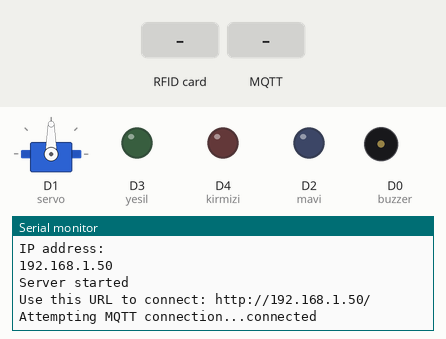
This sketch was run on a simulated ESP8266 (NodeMCU). Shown: servo, output pins drawn as LEDs (lit = HIGH), buzzer (waves = sounding, pin HIGH), the last lines printed to the serial monitor. The inputs (shaded band) are chosen by the test bench. WiFi joins after 1.5 s; servers stay silent unless stated; random numbers use the default seed unless the sketch sets one; no MQTT or app messages arrive unless stated.

Above: at 2.7 s.
2.8 s: RFID card A3 8C F7 09 held to the reader
At 3.7 s:
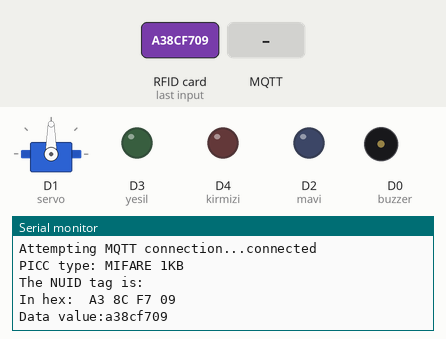
4.3 s: MQTT message "Alarm" arrives on the first subscribed topic
At 4.7 s:
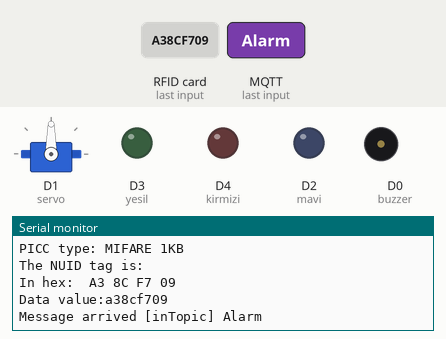
5.8 s: RFID card B3 25 14 97 held to the reader
At 7.0 s:
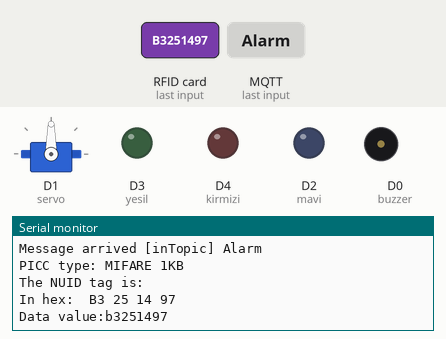
7.3 s: MQTT message "Servo" arrives on the first subscribed topic
At 8.0 s:
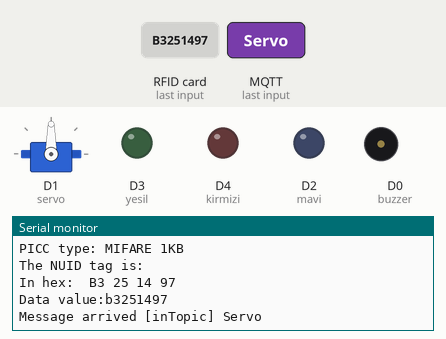
8.8 s: RFID card FF FF FF FF held to the reader
At 10.0 s:
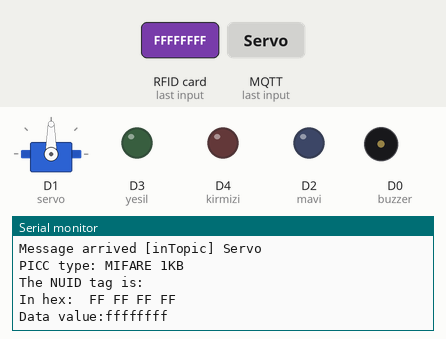
10.3 s: MQTT message "a38cf709" arrives on the first subscribed topic
At 11.3 s:
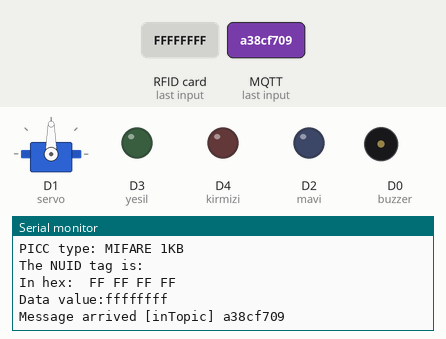

Measured:
- after the input at 2.8 s, the serial monitor: prints a new line at once (image 1)
- after the input at 4.3 s, the serial monitor: prints a new line at once (image 2)
- after the input at 5.8 s, the serial monitor: prints a new line at once (image 3)
- after the input at 7.3 s, the serial monitor: prints a new line at once (image 4)
- after the input at 8.8 s, the serial monitor: prints a new line at once (image 5)
- after the input at 10.3 s, the serial monitor: prints a new line at once (image 6)

The sketch:

mqtt_rfid_19.ino
```cpp
#include <ESP8266WiFi.h>
#include <PubSubClient.h>
//****************************
#include <SPI.h>
#include <MFRC522.h>
#include <Servo.h>
//*****************************
#define SS_PIN D8
#define RST_PIN D1
//****************************
const char* ssid = "MB11";
const char* password = "mustafa55";
const char* mqtt_server = "192.168.137.200";
//*********************************************
MFRC522 rfid(SS_PIN, RST_PIN);
MFRC522::MIFARE_Key key;
//*********************************************
WiFiClient espClient;
PubSubClient client(espClient);
//********************************************
byte nuidPICC[4];
unsigned long lastMsg = 0;
unsigned long lastMsg2= 0;
unsigned long lastMsg3= 0;
#define MSG_BUFFER_SIZE  (50)
char msg[MSG_BUFFER_SIZE];
//*******************************
char msg2[MSG_BUFFER_SIZE];
String data;
char Buf[50];
//****************************
int value = 0;
int value2 = 0;
int yesil=D3;
int mavi=D2;
int kirmizi=D4;
int buzzer=D0;
int sensor = 9;
bool alarm_durumu=true;
bool servo_durum=true;
int kapi_durumu=0;
//******************
Servo servo;
WiFiServer server(80);
//**************************
void printHex(byte *buffer, byte bufferSize)
{
  data.clear();
 for (byte i = 0; i < bufferSize; i++)
 {
   Serial.print(buffer[i] < 0x10 ? " 0" : " ");
   Serial.print(buffer[i], HEX);
   if(buffer[i] < 0x10)
   {
     data += String("0");
   }
   data += String(buffer[i], HEX);
 }
  Serial.print("\nData value:");
  Serial.println(data);
}
void setup_wifi()
{
  delay(10);
  // We start by connecting to a WiFi network
  Serial.println();
  Serial.print("Connecting to ");
  Serial.println(ssid);

  WiFi.mode(WIFI_STA);
  WiFi.begin(ssid, password);

  while (WiFi.status() != WL_CONNECTED)
  {
    delay(500);
    Serial.print(".");
  }

  randomSeed(micros());

  Serial.println("");
  Serial.println("WiFi connected");
  Serial.println("IP address: ");
  Serial.println(WiFi.localIP());
}

void callback(char* topic, byte* payload, unsigned int length)
{
  unsigned long now3 = millis();
  Serial.print("Message arrived [");
  Serial.print(topic);
  Serial.print("] ");
  for (int i = 0; i < length; i++)
  {
    Serial.print((char)payload[i]);
  }
  Serial.println();
  int hangisi=0;

  if((String)topic=="Alarm")
  {
    digitalWrite(yesil, LOW);
    digitalWrite(mavi, LOW);
    digitalWrite(kirmizi, LOW);
    if((char)payload[0]=='A')
    {
      alarm_durumu=true;
    }
    else if((char)payload[0]=='K')
    {
      alarm_durumu=false;
    }
    if((char)payload[0]=='1' && now3 - lastMsg3 > 2000 && alarm_durumu )
    {
        lastMsg3 = now3;
        digitalWrite(yesil, LOW);
        digitalWrite(buzzer, HIGH);
        delay(150);
        digitalWrite(yesil, HIGH);
        digitalWrite(buzzer, LOW);
        delay(100);
        digitalWrite(yesil, LOW);
        digitalWrite(buzzer, HIGH);
        delay(150);
        digitalWrite(yesil, HIGH);
        digitalWrite(buzzer, LOW);
        delay(100);
        digitalWrite(yesil, LOW);
        digitalWrite(buzzer, HIGH);
        delay(150);
        digitalWrite(yesil, HIGH);
        digitalWrite(buzzer, LOW);
        digitalWrite(yesil, LOW);
        delay(100);
    }
    if((char)payload[0]=='0'&& now3 - lastMsg3 > 2000 && alarm_durumu )
    {
      digitalWrite(kirmizi, HIGH);
      digitalWrite(buzzer, HIGH);
      delay(2000);
      digitalWrite(kirmizi, LOW);
      digitalWrite(buzzer, LOW);
    }
  }
  else if((String)topic=="Servo")
  {
    if((char)payload[0]=='A')
    {
      servo_durum=true;
    }
    else if((char)payload[0]=='K')
    {
      servo_durum=false;
    }
    if((char)payload[0]=='0' && servo_durum )
    {
      kapi_durumu=0;
      servo.write(0);
      client.publish("Servo2","0");
    }
    else if((char)payload[0]=='9'&& servo_durum )
    {
      servo.write(90);
      client.publish("Servo2","90");
      kapi_durumu=1;
    }
  }
}

void reconnect()
{
  // Loop until we're reconnected
  while (!client.connected())
  {
    Serial.print("Attempting MQTT connection...");
    // Create a random client ID
    String clientId = "ESP8266Client-";
    clientId += String(random(0xffff), HEX);
    // Attempt to connect
    if (client.connect(clientId.c_str()))
    {
      Serial.println("connected");
      // Once connected, publish an announcement...
      client.publish("outTopic","1");
      // ... and resubscribe
      client.subscribe("inTopic");
      client.subscribe("espLed");
      client.subscribe("rfid");
      client.subscribe("Alarm");
      client.subscribe("Servo");
    } else {
      Serial.print("failed, rc=");
      Serial.print(client.state());
      Serial.println(" try again in 5 seconds");
      // Wait 5 seconds before retrying
      delay(5000);
    }
  }
}

void setup()
{
  pinMode(sensor, INPUT);
  pinMode(BUILTIN_LED, OUTPUT);     // Initialize the BUILTIN_LED pin as an output
  pinMode(yesil, OUTPUT);
  pinMode(mavi, OUTPUT);
  pinMode(kirmizi, OUTPUT);
  pinMode(buzzer, OUTPUT);
//**************************
  digitalWrite(buzzer, LOW);
  digitalWrite(yesil, LOW);
  digitalWrite(mavi, LOW);
  digitalWrite(kirmizi, LOW);
//*****************************
  Serial.begin(115200);
//***************************
   delay(10);
   servo.attach(5);
   SPI.begin(); // Init SPI bus
   rfid.PCD_Init(); // Init MFRC522
   Serial.println();

//**************************************
  setup_wifi();
  client.setServer(mqtt_server, 1883);
  client.setCallback(callback);
  server.begin();
  Serial.println("Server started");

  // Print the IP address on serial monitor
  Serial.print("Use this URL to connect: ");
  Serial.print("http://");    //URL IP to be typed in mobile/desktop browser
  Serial.print(WiFi.localIP());
  Serial.println("/");
}

void loop()
{
    //****************************************

  unsigned long now2 = millis();
  if (!client.connected())
  {
    reconnect();
  }
  client.loop();

  unsigned long now = millis();
//************************************************
  if ( ! rfid.PICC_IsNewCardPresent())
   return;
 // Verify if the NUID has been readed
 if ( ! rfid.PICC_ReadCardSerial())
   return;

    Serial.print(F("PICC type: "));
    MFRC522::PICC_Type piccType = rfid.PICC_GetType(rfid.uid.sak);
    Serial.println(rfid.PICC_GetTypeName(piccType));
    Serial.println(F("The NUID tag is:"));
    Serial.print(F("In hex: "));
    printHex(rfid.uid.uidByte, rfid.uid.size);


   if(now2 - lastMsg2 > 2000)
   {

      Serial.println();
      lastMsg2 = now2;
      if(data=="a38cf709")
      {
        client.publish("rfid","a38cf709");
      }
      else if (data=="b3251497")
      {
        client.publish("rfid","b3251497");
      }
      else
      {
        client.publish("rfid","FFFFFFFF");
      }
   }
   Serial.println();
   if(kapi_durumu==1)
   {
      delay(300);
      servo.write(0);
      kapi_durumu=0;
   }

 rfid.PICC_HaltA();
 // Stop encryption on PCD
 rfid.PCD_StopCrypto1();
 //****************************************
}
```
